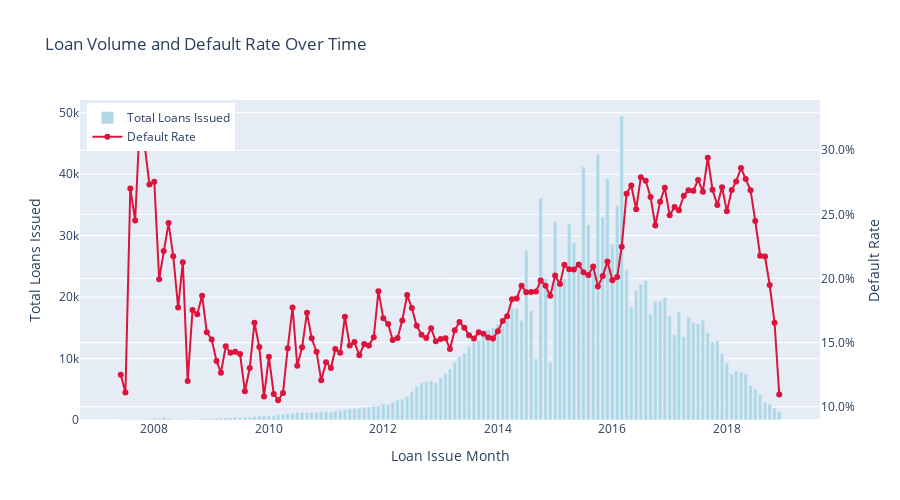

The cell this chart's notebook holds for it:
### Markdown cell above
#### Loan Volume and Default Rate Over Time

This interactive chart displays two key trends simultaneously: the total number of loans issued each month (bar chart) and the corresponding default rate for that cohort (line chart).

**Key Insight**: While the volume of loans grew exponentially until 2018, the default rate fluctuated, showing sensitivity to broader economic conditions. Notice the spike in default rates for loans issued just before major economic downturns. Hover over the points to see the data for any given month.

### Code cell
# Prepare data for time series analysis
loan_data['issue_date_month'] = loan_data['issue_d'].dt.to_period('M').astype(str)
time_series_df = loan_data.groupby('issue_date_month').agg(
    total_loans=('loan_status_binary', 'count'),
    bad_loans=('loan_status_binary', lambda x: (x == 0).sum())
).reset_index()
time_series_df['default_rate'] = time_series_df['bad_loans'] / time_series_df['total_loans']

# Create the interactive dual-axis chart
fig = go.Figure()

# Bar chart for total loans
fig.add_trace(go.Bar(
    x=time_series_df['issue_date_month'],
    y=time_series_df['total_loans'],
    name='Total Loans Issued',
    marker_color='lightblue'
))

# Line chart for default rate on a secondary y-axis
fig.add_trace(go.Scatter(
    x=time_series_df['issue_date_month'],
    y=time_series_df['default_rate'],
    name='Default Rate',
    yaxis='y2',
    line=dict(color='crimson', width=2),
    mode='lines+markers'
))

# Configure layout
fig.update_layout(
    title='Loan Volume and Default Rate Over Time',
    xaxis_title='Loan Issue Month',
    yaxis_title='Total Loans Issued',
    yaxis2=dict(
        title='Default Rate',
        overlaying='y',
        side='right',
        tickformat='.1%'
    ),
    legend=dict(x=0.01, y=0.99),
    height=500
)
fig.show()

### Figure 1 — Plotly figure (JSON) as saved in the notebook; plotly's stock layout.template omitted (floating-point values rounded to 4 significant figures; data arrays with more than 128 entries replaced by an {"elided": "..."} marker saying what was removed)
{"data": [{"marker": {"color": "lightblue"}, "name": "Total Loans Issued", "type": "bar", "x": {"elided": "139 str values"}, "y": {"elided": "139 int values"}}, {"line": {"color": "crimson", "width": 2}, "mode": "lines+markers", "name": "Default Rate", "type": "scatter", "x": {"elided": "139 str values"}, "y": {"elided": "139 float values"}, "yaxis": "y2"}], "layout": {"height": 500, "legend": {"x": 0.01, "y": 0.99}, "title": {"text": "Loan Volume and Default Rate Over Time"}, "xaxis": {"title": {"text": "Loan Issue Month"}}, "yaxis": {"title": {"text": "Total Loans Issued"}}, "yaxis2": {"overlaying": "y", "side": "right", "tickformat": ".1%", "title": {"text": "Default Rate"}}}}
